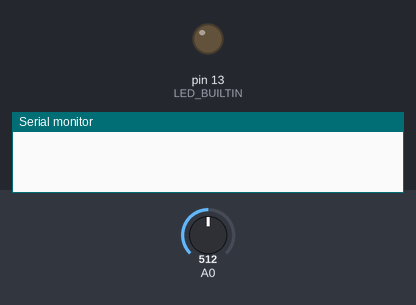
Bench run of a sketch on a simulated Arduino Uno, built with avr-gcc and run on an emulated ATmega328P. On the bench: output pins drawn as LEDs (lit = HIGH), the last lines printed to the serial monitor. The test bench sets the inputs (shaded band); at power-on: A0 = 512.

Above: at 0.6 s.
At 1.1 s:
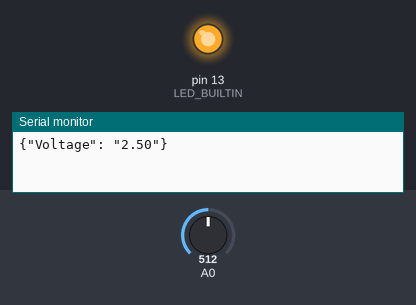
Timing chart, 0 to 2.6 s (numbered marks = the images above):
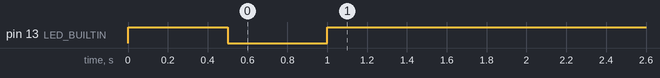

The sketch:

VoltageReader.ino
```cpp
/*
  Report voltage from 0-5v to serial port
  https://github.com/luxdvie/wideband-voltage-display
  Austin Brown [GitHub](https://github.com/luxdvie),  [austinbrown2500@gmail.com](mailto:austinbrown2500@gmail.com)
*/

void setup() {
  pinMode(LED_BUILTIN, OUTPUT);
  Serial.begin(9600);
  blink(); // Blink on setup to indicate successful boot
}

void loop() {
  sendData();
  delay(150); // data refresh speed
}

// Reads the voltage on A0 and returns a float between 0.00 and 5.00
// https://www.arduino.cc/en/Tutorial/ReadAnalogVoltage
float readVoltage() {
  int sensorValue = analogRead(A0);
  float voltage = sensorValue * (5.0 / 1023.0);
  if (voltage <= 0.00) {
    return 0.00; // never allow a value of less than 0
  }

  return min(voltage, 5.00); // never allow a value of greater than 5.00
}

// Writes data to the serial port
void sendData() {
  // Send simple JSON data now so that we can easily add new data in future
  Serial.print("{\"Voltage\": \""); // begin JSON
  Serial.print(readVoltage()); // actual voltage reading
  Serial.println("\"}"); // end JSON
}

// Takes 1 second and blinks the LED: On, Off, On
// Leaves the LED in the ON state
void blink() {
  digitalWrite(LED_BUILTIN, HIGH);
  delay(500);
  digitalWrite(LED_BUILTIN, LOW);
  delay(500);
  digitalWrite(LED_BUILTIN, HIGH);
}
```
